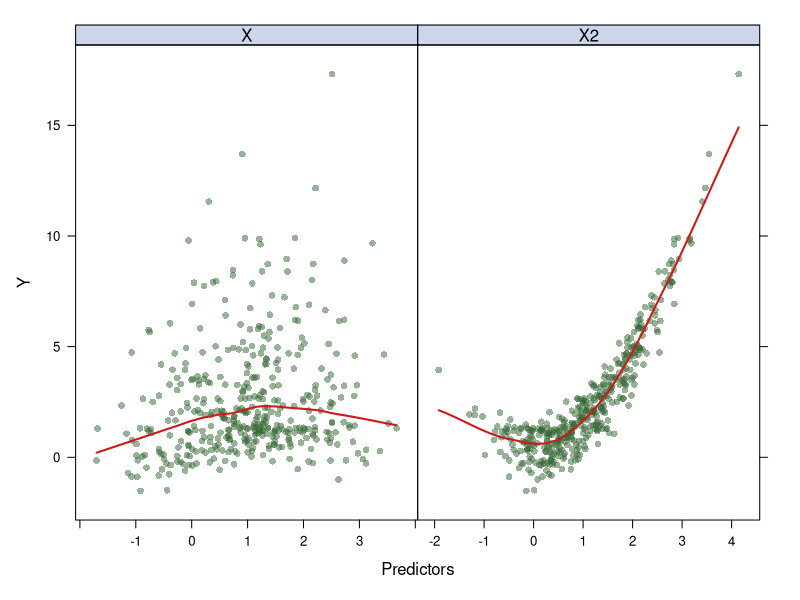
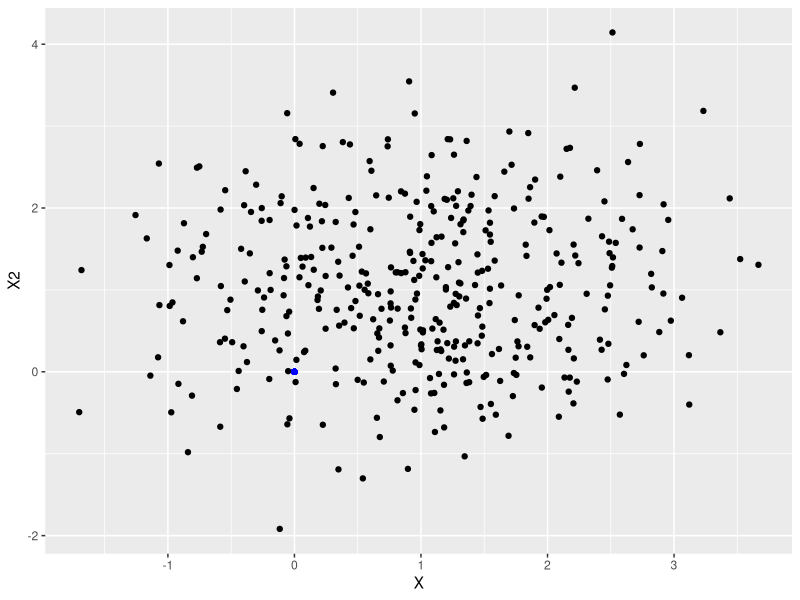
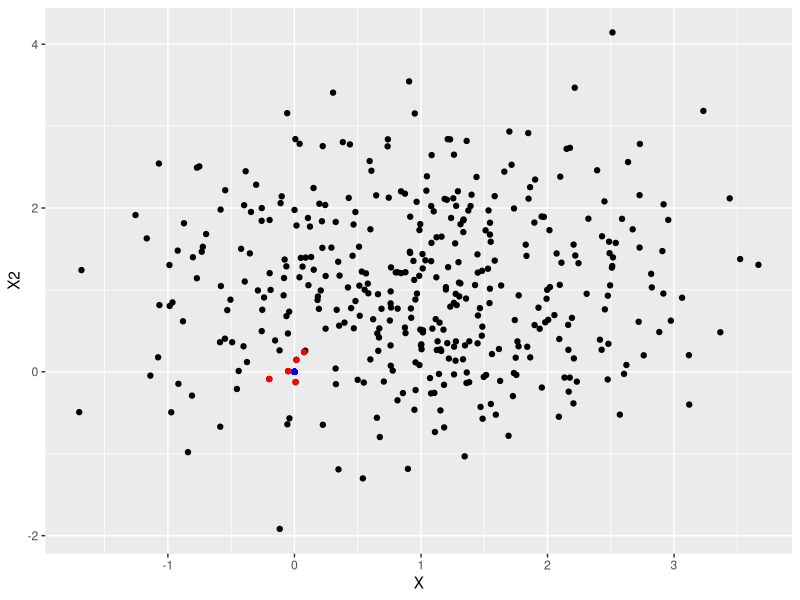
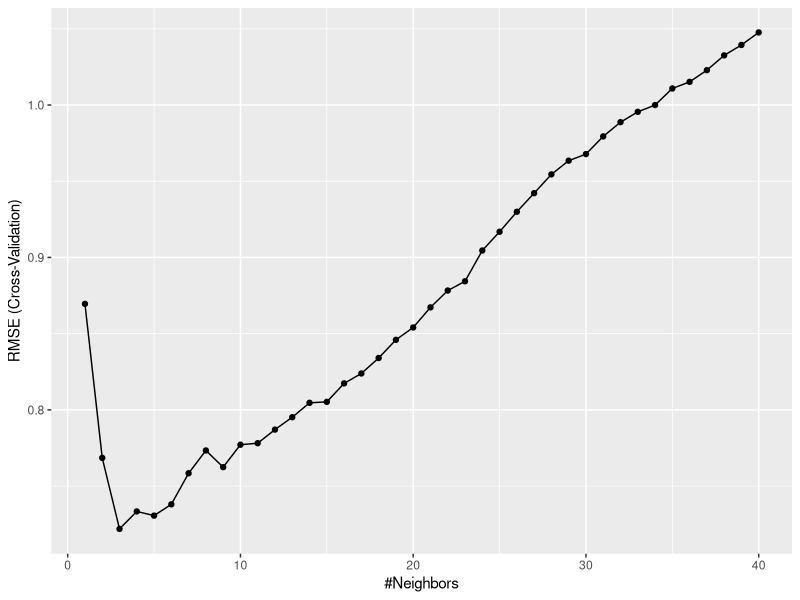

Here is the R script that generated these plots, in order:
## ---- chunk 1
library(tidyverse)

library(caret)
library(FNN)# knn.reg()
library(doBy)# which.minn()

set.seed(2021)
## ---- chunk 2
#Data generating

genData = function(N) {
  X = rnorm(N, mean = 1) #sd by default is 1
  X2 = rnorm(N, mean = 1)
  eps = rnorm(N, sd = 0.5) #random error (mean = 0, sd = 0.5)
  Y = sin(X) + (X2)^2 + eps
  data.frame(Y = Y, X = X, X2 = X2)
}

dat = genData(500)
## ---- chunk 3
indexTrain = createDataPartition(y = dat$Y, p = 0.8, list = FALSE) 
trainData = dat[indexTrain, ]
testData = dat[-indexTrain, ]

head(trainData)
dim(trainData)

## ---- chunk 4
theme1 <-trellis.par.get()
theme1$plot.symbol$col <-rgb(.2, .4, .2, .5)
theme1$plot.symbol$pch <- 16
theme1$plot.line$col <-rgb(.8, .1, .1, 1)
theme1$plot.line$lwd <- 2
theme1$strip.background$col <-rgb(.0, .2, .6, .2)
trellis.par.set(theme1)

featurePlot(x = trainData[ , 2:3],
            y = trainData[ ,1],
            plot = "scatter",
            type = c("p", "smooth"),   #p = point
            span = .5, #control the smoothness of the curve
            labels = c("Predictors", "Y"),
            layout = c(2, 1)) #2 cols 1 row
## ---- chunk 5
# Scatter plot of X2 vs. X
p <- ggplot(trainData, aes(x = X, y = X2)) +
  geom_point() + 
  geom_point(aes(x = 0, y = 0), colour = "blue")

p
## ---- chunk 6
dist0 <- sqrt( (trainData[,2]-0)^2 + (trainData[,3]-0)^2 )# calculate the distances
neighbor0 <- which.minn(dist0, n = 5)# indices of the 5 smallest distances
## ---- chunk 7
p + geom_point(data = trainData[neighbor0, ],
              colour = "red")
## ---- chunk 8
mean(trainData[neighbor0,1])
## ---- chunk 9
knn.reg(train = trainData[, 2:3],
        test = c(0,0),
        y = trainData[, 1],
        k = 5)
## ---- chunk 10
kGrid = expand.grid(k = seq(from = 1, to = 40, by = 1))

set.seed(1)

fit.knn = train(Y ~ .,
                data = trainData,
                method = "knn",
                trControl = trainControl(method = "cv", number = 10), #ten-fold CV
                tuneGrid = kGrid) 

ggplot(fit.knn) 
#use the lowest point as the optimal turning parameter
## ---- chunk 11
set.seed(1)

fit.lm = train(Y ~ .,
               data = trainData,
               method = "lm",
               trControl = trainControl(method = "cv", number = 10)
               )
## ---- chunk 12
rs = resamples(list(knn = fit.knn, lm = fit.lm))

summary(rs, metric = "RMSE")
## ---- chunk 13
pred.knn = predict(fit.knn, newdata = testData)
pred.lm = predict(fit.lm, newdata = testData)

RMSE(pred.knn, testData [, 1])
RMSE(pred.lm, testData[, 1])
